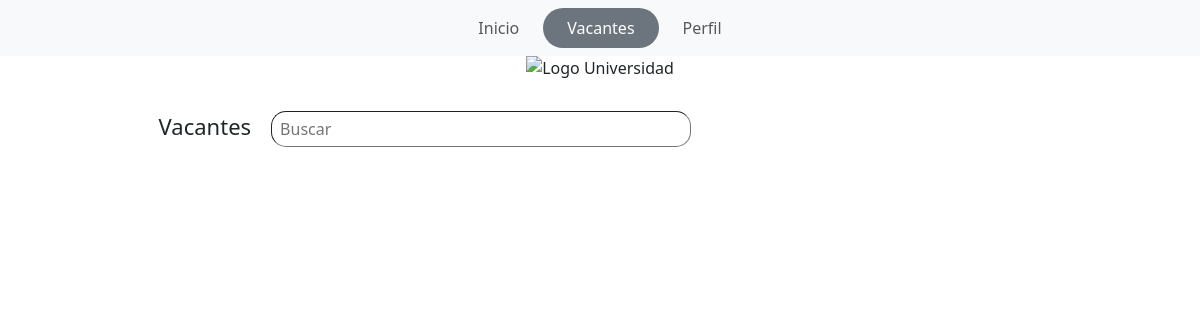
Before: /php/vacantes.php (signed in) with the older database file.
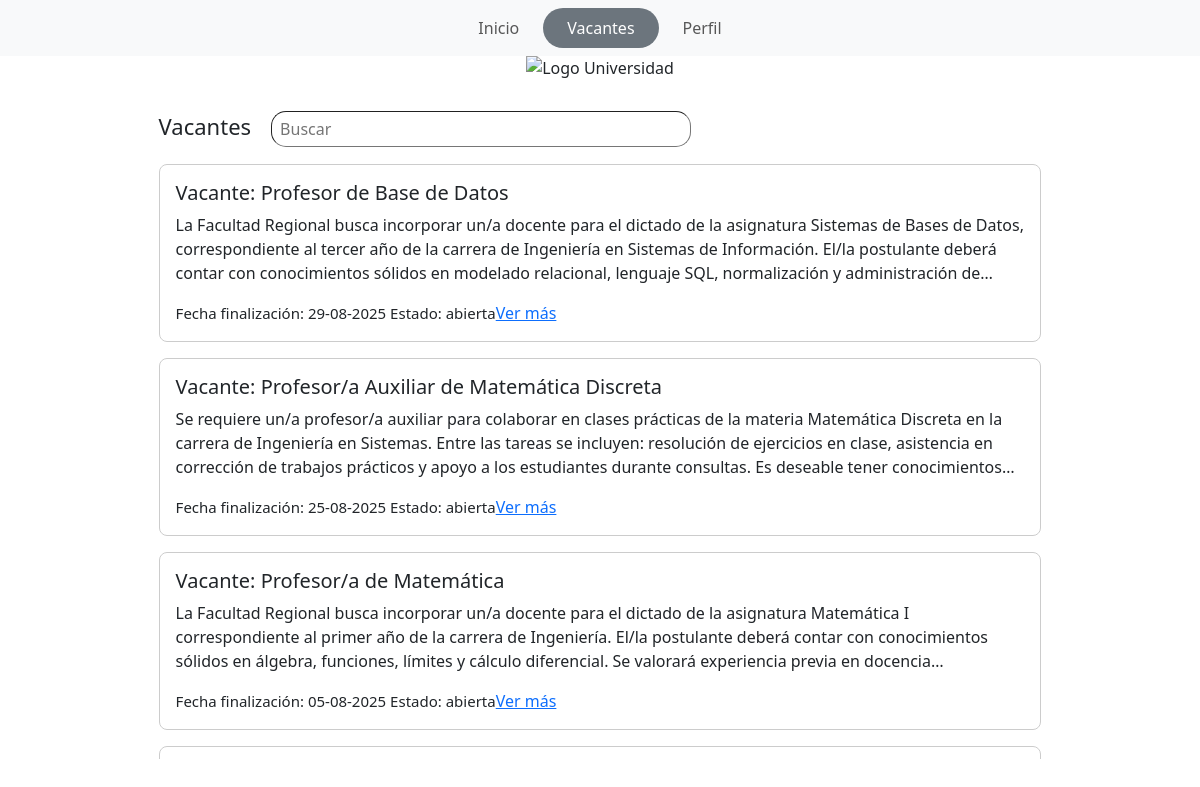
After: the same page with the newer database file.
### tables this page shows
CREATE TABLE `vacante` (
  `ID` int(11) NOT NULL,
  `estado` varchar(256) NOT NULL,
  `descripcion` varchar(525) NOT NULL,
  `fecha_ini` date NOT NULL,
  `fecha_fin` date NOT NULL,
  `titulo` varchar(150) NOT NULL,
  `ID_Jefe` int(11) NOT NULL
);

### php/vacantes.php (the view, shortened to what this page needs)
<!DOCTYPE html>
<html lang="es">
<head>
  <link href="https://cdn.jsdelivr.net/npm/bootstrap@5.3.3/dist/css/bootstrap.min.css" rel="stylesheet">
  <link href="../css/estilosvacantes.css" rel="stylesheet">
</head>
<body class="d-flex flex-column min-vh-100">
<?php
require('conection.php');
if (isset($_SESSION["usuario_id"]) and isset($_SESSION["rol"]) and $_SESSION["rol"]==2 ) {
$idUsuario = $_SESSION['usuario_id'];
$sql = "SELECT v.*
        FROM vacante v
        WHERE v.ID_Jefe = $idUsuario
        ORDER BY v.fecha_fin DESC";
        $resultado = mysqli_query($conn, $sql);
} else {
    $sql = "SELECT *
         FROM vacante
         WHERE fecha_fin > CURDATE() OR estado <> 'cerrada'
         ORDER BY fecha_fin DESC";
         $resultado = mysqli_query($conn, $sql);
}
?>
<nav class="navbar navbar-expand-lg navbar-light bg-light">
  <div class="container">
    <div class="collapse navbar-collapse justify-content-center">
      <ul class="navbar-nav">
        <li class="nav-item">
          <a class="nav-link px-4" href="../index.php">Inicio</a>
        </li>
        <li class="nav-item">
          <a class="nav-link rounded-pill active px-4 bg-secondary text-white" href="../php/vacantes.php">Vacantes</a>
        </li>
        <li class="nav-item">
            <a class="nav-link px-4" href="../php/perfil.php">Perfil</a>
          </li>
      </ul>
    </div>
  </div>
</nav>
<div class="container">
  <img class="imagen" src="https://encrypted-tbn0.gstatic.com/images?q=tbn:ANd9GcT_FEqjavcxlrifqvl75bLKmY4my0fdwLqDmQ&s" alt="Logo Universidad" class="logo-facu">
  <div class="linea">
    <div class="titulo">
      <p>Vacantes</p>
    </div>
    <div>
      <input type="text" class="buscar" name="busqueda" id="busqueda" placeholder="Buscar">
    </div>
  </div>
  <div class="scroll-vacantes">
    <?php while($unaVacante = mysqli_fetch_assoc($resultado)) {
      echo "<div class='vacante'>" ;
      echo "<h5> Vacante: " . htmlspecialchars($unaVacante["titulo"]) . "</h5>" ;
      echo "<p class='descripcion-recortada'>" . htmlspecialchars($unaVacante["descripcion"]) . "</p>" ;
      $fechaOriginal = $unaVacante["fecha_fin"];
      $fechaConFormato = date("d-m-Y", strtotime($fechaOriginal));
      echo "<p class='fecha'> Fecha finalización: " . $fechaConFormato . "</p>";
      echo "<p class='estado'> Estado: " . htmlspecialchars($unaVacante["estado"]) . "</p>";
      echo "<a class='ver-mas' href='unavacante.php?id=" . $unaVacante['ID'] . "'>Ver más</a>";
      echo "</div>";
    } ?>
  </div>
</div>
</body>
</html>

Changed rows visible on the page:
now on this page (row edited): vacante: titulo "Profesor de Base de Datos", descripcion "La Facultad Regional busca incorporar un/a docente para el dictado de la asignatura Sistemas de Bases de Datos, correspondiente al tercer año de la carrera de Ingeniería en Sistemas de Información. El/la postulante deberá contar con conocimientos sólidos en modelado relacional, lenguaje SQL, normalización y administración…", fecha_fin "29-08-2025", estado "abierta"
now on this page (row edited): vacante: titulo "Profesor/a Auxiliar de Matemática Discreta", descripcion "Se requiere un/a profesor/a auxiliar para colaborar en clases prácticas de la materia Matemática Discreta en la carrera de Ingeniería en Sistemas. Entre las tareas se incluyen: resolución de ejercicios en clase, asistencia en corrección de trabajos prácticos y apoyo a los estudiantes durante consultas. Es deseable tener…", fecha_fin "25-08-2025", estado "abierta"
now on this page (row edited): vacante: titulo "Profesor/a de Matemática", descripcion "La Facultad Regional busca incorporar un/a docente para el dictado de la asignatura Matemática I correspondiente al primer año de la carrera de Ingeniería. El/la postulante deberá contar con conocimientos sólidos en álgebra, funciones, límites y cálculo diferencial. Se valorará experiencia previa en…", fecha_fin "05-08-2025", estado "abierta"
